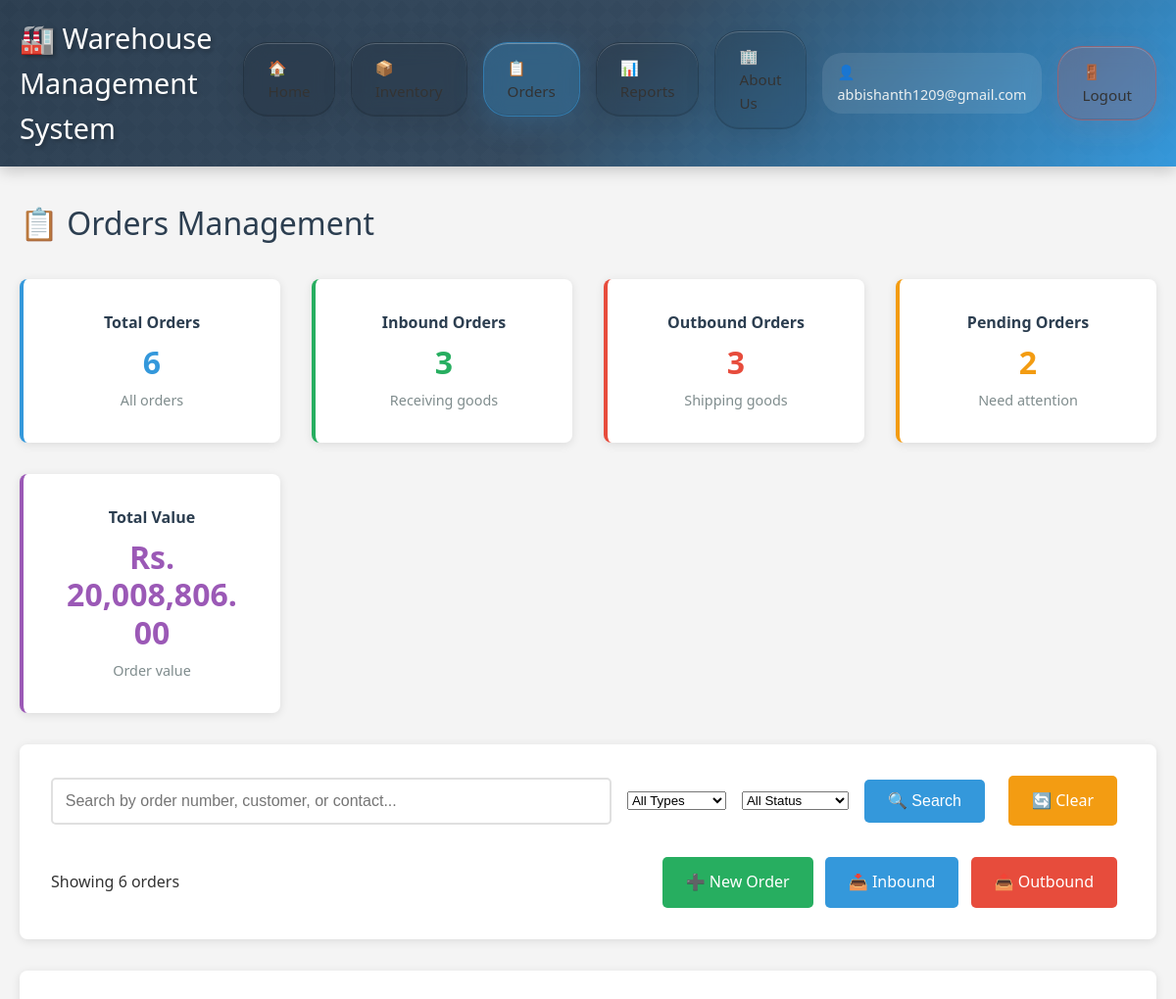
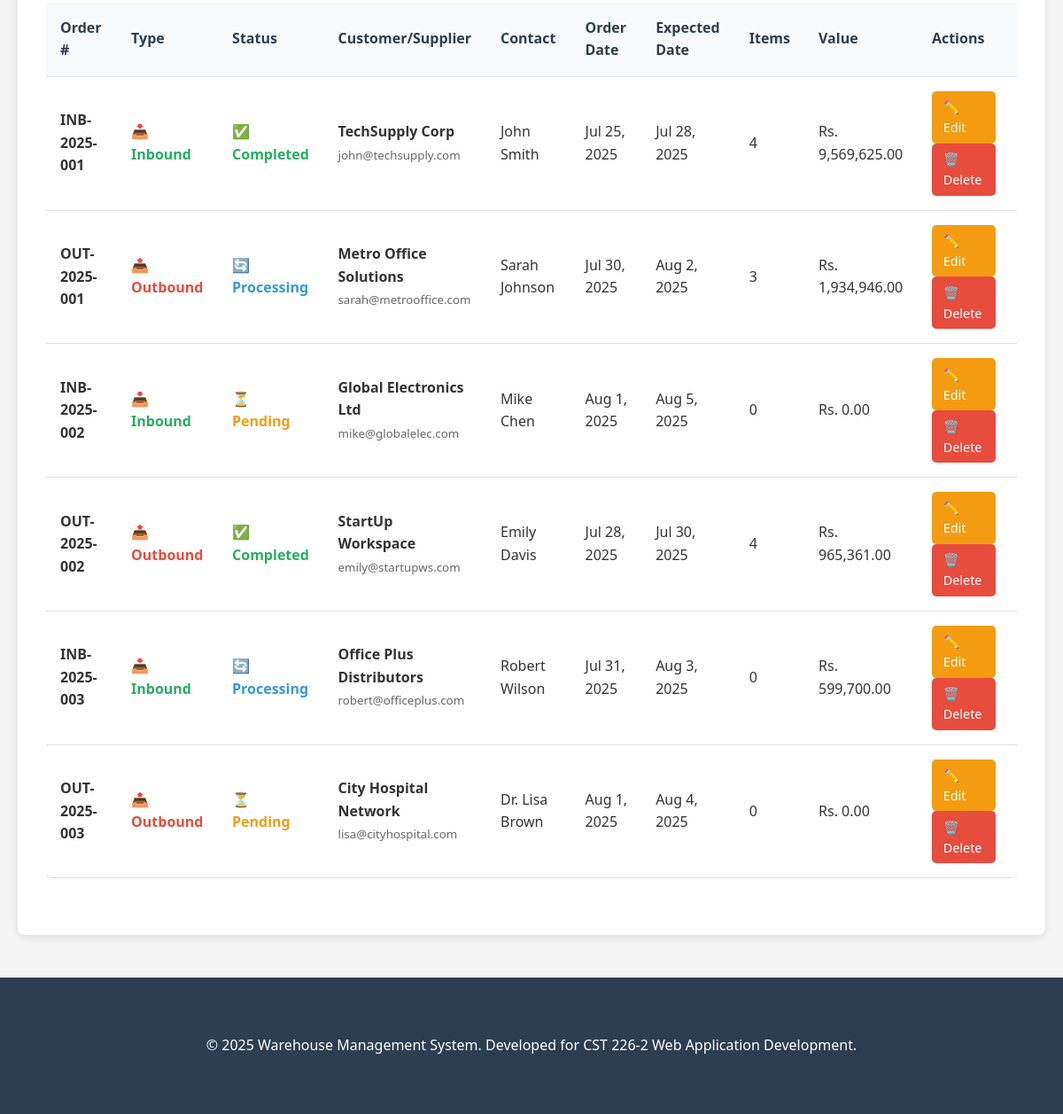
Screenshot of /orders.php (signed in) with the database file from the repository (2 pictures, top to bottom).
### tables this page shows
CREATE TABLE IF NOT EXISTS orders (
    id INT AUTO_INCREMENT PRIMARY KEY,
    order_number VARCHAR(50) UNIQUE NOT NULL,
    order_type ENUM('inbound', 'outbound') NOT NULL,
    status ENUM('pending', 'processing', 'completed', 'cancelled') DEFAULT 'pending',
    customer_supplier VARCHAR(255) NOT NULL,
    contact_person VARCHAR(255),
    email VARCHAR(255),
    phone VARCHAR(20),
    address TEXT,
    order_date DATE NOT NULL,
    expected_date DATE,
    completed_date DATE NULL,
    total_items INT DEFAULT 0,
    total_value DECIMAL(12,2) DEFAULT 0.00,
    notes TEXT,
    created_at TIMESTAMP DEFAULT CURRENT_TIMESTAMP,
    updated_at TIMESTAMP DEFAULT CURRENT_TIMESTAMP ON UPDATE CURRENT_TIMESTAMP
);

### includes/functions.php (called while the page is built, shortened)
<?php
function formatCurrency($amount) {
    return 'Rs. ' . number_format($amount, 2);
}
function formatNumber($number) {
    return number_format($number);
}
function includeHeader($title = 'Warehouse Management System', $currentPage = '') {
    include 'includes/header.php';
}
function includeFooter() {
    include 'includes/footer.php';
}
?>

### orders.php (the view, shortened to what this page needs)
<?php
require_once 'config/database.php';
require_once 'includes/functions.php';
$search = $_GET['search'] ?? '';
$sql = "SELECT o.*,
               COUNT(oi.id) as item_count,
               SUM(oi.total_price) as calculated_total
        FROM orders o
        LEFT JOIN order_items oi ON o.id = oi.order_id
        WHERE 1=1";
$params = [];
$sql .= " GROUP BY o.id ORDER BY o.created_at DESC";
try {
    $stmt = $pdo->prepare($sql);
    $stmt->execute($params);
    $orders = $stmt->fetchAll();
} catch (PDOException $e) {
    $orders = [];
    setFlashMessage("Error loading orders: " . $e->getMessage(), "error");
}
try {
    $stats = [];
    $stmt = $pdo->query("SELECT COUNT(*) FROM orders");
    $stats['total_orders'] = $stmt->fetchColumn();
    $stmt = $pdo->query("SELECT COUNT(*) FROM orders WHERE order_type = 'inbound'");
    $stats['inbound_orders'] = $stmt->fetchColumn();
    $stmt = $pdo->query("SELECT COUNT(*) FROM orders WHERE order_type = 'outbound'");
    $stats['outbound_orders'] = $stmt->fetchColumn();
    $stmt = $pdo->query("SELECT COUNT(*) FROM orders WHERE status = 'pending'");
    $stats['pending_orders'] = $stmt->fetchColumn();
    $stmt = $pdo->query("SELECT SUM(total_value) FROM orders WHERE status != 'cancelled'");
    $stats['total_value'] = $stmt->fetchColumn() ?: 0;
} catch (PDOException $e) {
    $stats = [
        'total_orders' => 0,
        'inbound_orders' => 0,
        'outbound_orders' => 0,
        'pending_orders' => 0,
        'total_value' => 0
    ];
}
?>
<div class="container">
    <h1 class="page-title">📋 Orders Management</h1>
    <div class="dashboard-grid" style="margin-bottom: 2rem;">
        <div class="stat-card">
            <h3>Total Orders</h3>
            <div class="number"><?php echo formatNumber($stats['total_orders']); ?></div>
            <div class="label">All orders</div>
        </div>
        <div class="stat-card" style="border-left-color: #27ae60;">
            <h3>Inbound Orders</h3>
            <div class="number" style="color: #27ae60;"><?php echo formatNumber($stats['inbound_orders']); ?></div>
            <div class="label">Receiving goods</div>
        </div>
        <div class="stat-card" style="border-left-color: #e74c3c;">
            <h3>Outbound Orders</h3>
            <div class="number" style="color: #e74c3c;"><?php echo formatNumber($stats['outbound_orders']); ?></div>
            <div class="label">Shipping goods</div>
        </div>
        <div class="stat-card" style="border-left-color: #f39c12;">
            <h3>Pending Orders</h3>
            <div class="number" style="color: #f39c12;"><?php echo formatNumber($stats['pending_orders']); ?></div>
            <div class="label">Need attention</div>
        </div>
        <div class="stat-card" style="border-left-color: #9b59b6;">
            <h3>Total Value</h3>
            <div class="number" style="color: #9b59b6;"><?php echo formatCurrency($stats['total_value']); ?></div>
            <div class="label">Order value</div>
        </div>
    </div>
    <div class="card">
        <form method="GET" action="orders.php" class="search-filter">
            <div class="search-box">
                <input type="text"
                       id="searchInput"
                       name="search"
                       placeholder="Search by order number, customer, or contact..."
                       value="<?php echo htmlspecialchars($search); ?>">
            </div>
            <select name="type">
                <option value="">All Types</option>
            </select>
            <select name="status">
                <option value="">All Status</option>
            </select>
            <button type="submit" class="btn btn-primary">🔍 Search</button>
            <a href="orders.php" class="btn btn-warning">🔄 Clear</a>
        </form>
        <div style="margin-top: 1rem; display: flex; justify-content: space-between; align-items: center;">
            <span>Showing <?php echo count($orders); ?> orders</span>
            <div>
                <a href="order_form.php" class="btn btn-success">➕ New Order</a>
                <a href="orders.php?type=inbound" class="btn btn-primary">📥 Inbound</a>
                <a href="orders.php?type=outbound" class="btn btn-danger">📤 Outbound</a>
            </div>
        </div>
    </div>
    <div class="card">
        <?php if (empty($orders)): ?>
            <div style="text-align: center; padding: 3rem;">
                <h3>No orders found</h3>
                <p>No orders match your search criteria.</p>
                <a href="order_form.php" class="btn btn-success">Create Your First Order</a>
            </div>
        <?php else: ?>
            <div class="table-container">
                <table id="ordersTable">
                    <thead>
                        <tr>
                            <th>Order #</th>
                            <th>Type</th>
                            <th>Status</th>
                            <th>Customer/Supplier</th>
                            <th>Contact</th>
                            <th>Order Date</th>
                            <th>Expected Date</th>
                            <th>Items</th>
                            <th>Value</th>
                            <th>Actions</th>
                        </tr>
                    </thead>
                    <tbody>
                        <?php foreach ($orders as $order): ?>
                            <tr>
                                <td>
                                    <strong><?php echo htmlspecialchars($order['order_number']); ?></strong>
                                </td>
                                <td>
                                    <?php if ($order['order_type'] === 'inbound'): ?>
                                        <span style="color: #27ae60; font-weight: bold;">📥 Inbound</span>
                                    <?php else: ?>
                                        <span style="color: #e74c3c; font-weight: bold;">📤 Outbound</span>
                                    <?php endif; ?>
                                </td>
                                <td>
                                    <?php
                                    $statusColors = [
                                        'pending' => '#f39c12',
                                        'processing' => '#3498db',
                                        'completed' => '#27ae60',
                                        'cancelled' => '#95a5a6'
                                    ];
                                    $statusIcons = [
                                        'pending' => '⏳',
                                        'processing' => '🔄',
                                        'completed' => '✅',
                                        'cancelled' => '❌'
                                    ];
                                    $color = $statusColors[$order['status']] ?? '#333';
                                    $icon = $statusIcons[$order['status']] ?? '';
                                    ?>
                                    <span style="color: <?php echo $color; ?>; font-weight: bold;">
                                        <?php echo $icon . ' ' . ucfirst($order['status']); ?>
                                    </span>
                                </td>
                                <td>
                                    <strong><?php echo htmlspecialchars($order['customer_supplier']); ?></strong>
                                    <?php if (!empty($order['email'])): ?>
                                        <br><small style="color: #666;"><?php echo htmlspecialchars($order['email']); ?></small>
                                    <?php endif; ?>
                                </td>
                                <td><?php echo htmlspecialchars($order['contact_person'] ?? 'N/A'); ?></td>
                                <td><?php echo date('M j, Y', strtotime($order['order_date'])); ?></td>
                                <td>
                                    <?php if ($order['expected_date']): ?>
                                        <?php echo date('M j, Y', strtotime($order['expected_date'])); ?>
                                    <?php else: ?>
                                        <span style="color: #999;">Not set</span>
                                    <?php endif; ?>
                                </td>
                                <td><?php echo formatNumber($order['item_count']); ?></td>
                                <td><?php echo formatCurrency($order['calculated_total'] ?: $order['total_value']); ?></td>
                                <td>
                                    <a href="order_form.php?id=<?php echo $order['id']; ?>"
                                       class="btn btn-warning btn-small">✏️ Edit</a>
                                    <a href="orders.php?action=delete&id=<?php echo $order['id']; ?>"
                                       class="btn btn-danger btn-small"
                                       onclick="return confirmDelete('<?php echo htmlspecialchars($order['order_number']); ?>')">🗑️ Delete</a>
                                </td>
                            </tr>
                        <?php endforeach; ?>
                    </tbody>
                </table>
            </div>
        <?php endif; ?>
    </div>
</div>

### assets/css/style.css (style rules this page uses)
* { margin: 0; padding: 0; box-sizing: border-box; }
body { font-family: 'Segoe UI', Tahoma, Geneva, Verdana, sans-serif; line-height: 1.6; color: #333; background-color: #f4f4f4; }
.container { max-width: 1200px; margin: 2rem auto; padding: 0 20px; }
.page-title { color: #2c3e50; margin-bottom: 2rem; font-size: 2rem; font-weight: 300; }
.card { background: white; border-radius: 8px; padding: 2rem; margin-bottom: 2rem; box-shadow: 0 2px 10px rgba(0,0,0,0.1); transition: transform 0.3s ease; }
.dashboard-grid { display: grid; grid-template-columns: repeat(auto-fit, minmax(250px, 1fr)); gap: 2rem; margin-bottom: 2rem; }
.stat-card { background: white; padding: 2rem; border-radius: 8px; text-align: center; box-shadow: 0 2px 10px rgba(0,0,0,0.1); border-left: 4px solid #3498db; overflow: hidden; }
.stat-card h3 { color: #2c3e50; margin-bottom: 0.5rem; font-size: 1rem; }
.stat-card .number { font-size: 2rem; font-weight: bold; color: #3498db; margin-bottom: 0.5rem; word-wrap: break-word; overflow-wrap: break-word; line-height: 1.2; padding: 0 0.5rem; }
.stat-card .number { font-size: clamp(1.5rem, 4vw, 2rem); }
.stat-card .label { color: #7f8c8d; font-size: 0.9rem; }
.btn { display: inline-block; padding: 0.8rem 1.5rem; border: none; border-radius: 5px; font-size: 1rem; cursor: pointer; text-decoration: none; transition: background-color 0.3s ease; margin-right: 0.5rem; }
.btn-primary { background-color: #3498db; color: white; }
.btn-success { background-color: #27ae60; color: white; }
.btn-warning { background-color: #f39c12; color: white; }
.btn-danger { background-color: #e74c3c; color: white; }
.btn-small { padding: 0.4rem 0.8rem; font-size: 0.9rem; }
.table-container { overflow-x: auto; margin-bottom: 2rem; }
table { width: 100%; border-collapse: collapse; background: white; border-radius: 8px; overflow: hidden; box-shadow: 0 2px 10px rgba(0,0,0,0.1); }
th, td { padding: 1rem; text-align: left; border-bottom: 1px solid #e0e0e0; }
th { background-color: #f8f9fa; color: #2c3e50; font-weight: 600; }
.search-filter { display: flex; gap: 1rem; margin-bottom: 2rem; flex-wrap: wrap; align-items: center; }
.search-box { flex: 1; min-width: 250px; }
.search-box input { width: 100%; padding: 0.8rem; border: 2px solid #e0e0e0; border-radius: 5px; font-size: 1rem; }

### rows the page displays
orders: id "2", order_number "OUT-2025-001", order_type "📤 Outbound", status "🔄", status "Processing", customer_supplier "Metro Office Solutions", email "sarah@metrooffice.com", contact_person "Sarah Johnson", order_date "Jul 30, 2025", expected_date "Aug 2, 2025", item_count "3", total_value "Rs. 1,934,946.00"
orders: order_number "INB-2025-001", order_type "📥 Inbound", status "✅", status "Completed", customer_supplier "TechSupply Corp", email "john@techsupply.com", contact_person "John Smith", order_date "Jul 25, 2025", expected_date "Jul 28, 2025", item_count "4", total_value "Rs. 9,569,625.00"
orders: order_number "INB-2025-002", order_type "📥 Inbound", status "⏳", status "Pending", customer_supplier "Global Electronics Ltd", email "mike@globalelec.com", contact_person "Mike Chen", order_date "Aug 1, 2025", expected_date "Aug 5, 2025", item_count "0", total_value "Rs. 0.00"
orders: order_number "OUT-2025-002", order_type "📤 Outbound", status "✅", status "Completed", customer_supplier "StartUp Workspace", email "emily@startupws.com", contact_person "Emily Davis", order_date "Jul 28, 2025", expected_date "Jul 30, 2025", item_count "4", total_value "Rs. 965,361.00"
orders: order_number "INB-2025-003", order_type "📥 Inbound", status "🔄", status "Processing", customer_supplier "Office Plus Distributors", email "robert@officeplus.com", contact_person "Robert Wilson", order_date "Jul 31, 2025", expected_date "Aug 3, 2025", item_count "0", total_value "Rs. 599,700.00"
orders: order_number "OUT-2025-003", order_type "📤 Outbound", status "⏳", status "Pending", customer_supplier "City Hospital Network", email "lisa@cityhospital.com", contact_person "Dr. Lisa Brown", order_date "Aug 1, 2025", expected_date "Aug 4, 2025", item_count "0", total_value "Rs. 0.00"

### other values shown
$_SESSION['username'] "abbishanth1209@gmail.com"
formatNumber($stats['total_orders']) "6"
formatNumber($stats['inbound_orders']) "3"
formatNumber($stats['outbound_orders']) "3"
formatCurrency($stats['total_value']) "Rs. 20,008,806.00"
count($orders) "6"
